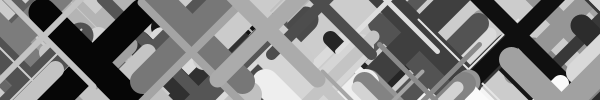
Frame 1 (no input)
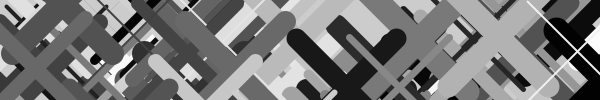
Frame 60 (the mouse pressed at the canvas centre just before this capture)
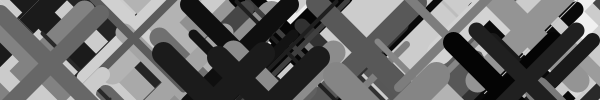
Frame 120 (the mouse held since frame 60 and released just before this capture)

The Processing sketch that drew these frames (run headless with seeded random() and noise(); from frame 60 on, the mouse is pressed at the canvas centre):

// Processing sketch: Ex_12
// ── Ex_12.pde
void setup() {
  size(600, 100);
  frameRate(4);
}

void draw() {
  background(204);
  for (int i = 0; i < 70; i++) {  // Draw 70 X shapes
    int grayValue = int(random(255));
    int thickness = int(random(30));
    int x = int(random(-50, width));
    int y = int(random(-50, height));
    drawX(grayValue, thickness, x, y, 100);
  }
}

void drawX(int gray, int weight, int x, int y, int size) {
  stroke(gray);
  strokeWeight(weight);
  line(x, y, x+size, y+size);
  line(x+size, y, x, y+size);
}
